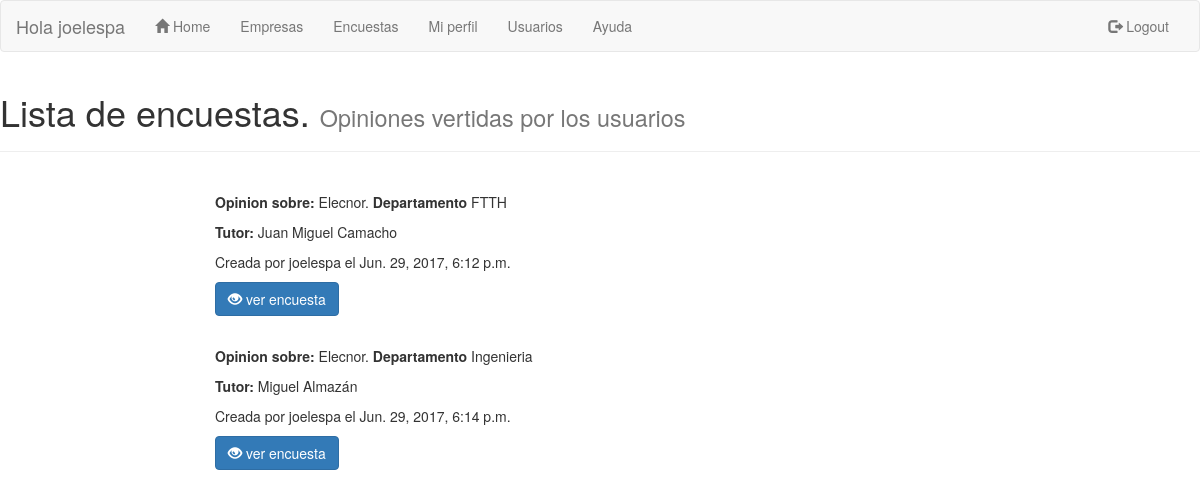
Before: /encuesta/ (signed in) with the older database file.
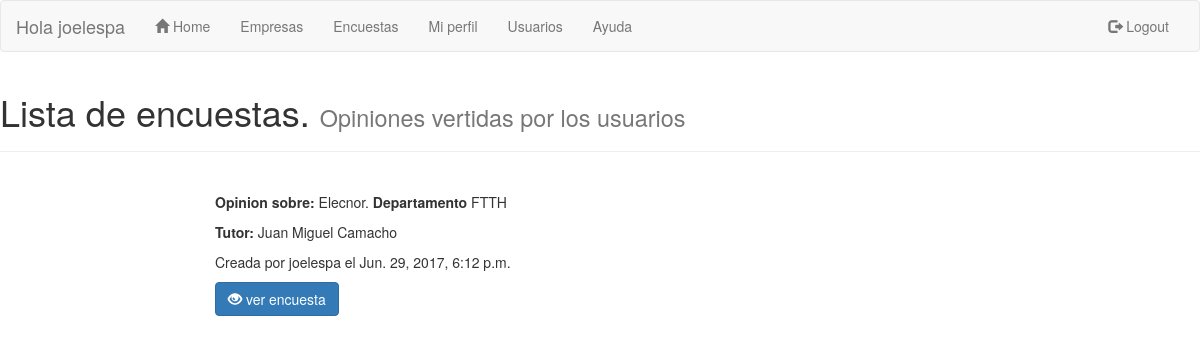
After: the same page with the newer database file.
### sopa/models.py (models this page shows)
class encuestas (models.Model):
    user = models.TextField(max_length=20,null=True,blank=True,default='')
    nombre_empresa = models.TextField(max_length=30,null=True,blank=True,default='')
    tutor = models.TextField(max_length=20,null=True,blank=True,default='')
    departamento = models.TextField(max_length=20,null=True,blank=True,default='')
    id_encuesta = models.IntegerField(null=True,blank=True,default='0')
    created_date = models.DateTimeField(default=timezone.now)
    pf1 = models.TextField(max_length=20,null=True,blank=True,default='')
    pf11 = models.TextField(max_length=20,null=True,blank=True,default='')
    pf2 = models.TextField(max_length=20,null=True,blank=True,default='')
    pf22 = models.TextField(max_length=20,null=True,blank=True,default='')
    pb1 = models.TextField(max_length=20,null=True,blank=True,default='')
    pb2 = models.TextField(max_length=20,null=True,blank=True,default='')
    pb3 = models.TextField(max_length=20,null=True,blank=True,default='')
    pb4 = models.TextField(max_length=20,null=True,blank=True,default='')
    ps1 = models.TextField(max_length=20,null=True,blank=True,default='')
    ps2 = models.TextField(max_length=20,null=True,blank=True,default='')
    ps3 = models.TextField(max_length=20,null=True,blank=True,default='')
    ps4 = models.TextField(max_length=20,null=True,blank=True,default='')
    ps5 = models.TextField(max_length=20,null=True,blank=True,default='')
    ps6 = models.TextField(max_length=20,null=True,blank=True,default='')
    ps7 = models.TextField(max_length=20,null=True,blank=True,default='')
    pa1 = models.TextField(max_length=20,null=True,blank=True,default='')
    pa2 = models.TextField(max_length=20,null=True,blank=True,default='')
    nota = models.IntegerField(null=True,blank=True,default='0')

### sopa/views.py (the view)
# urls.py: url(r'^encuesta/$', views.lista_encuestas, name='lista_encuestas'),
@login_required
def lista_encuestas(request):
    encuesta = encuestas.objects.all().order_by('created_date')
    return render(request, 'sopa/lista_encuestas.html', {'titulo': 'SOPA Encuestas' ,'encuestas' : encuesta})

### sopa/templates/sopa/lista_encuestas.html
{% extends "sopa/index.html" %}
{% block content %}
<div class="page-header">
  <h1>Lista de encuestas. <small>Opiniones vertidas por los usuarios</small></h1>
</div>
<br>
 <div class ="col-md-8 col-md-offset-2">
  {%for encuesta in encuestas%}
  <p><b>Opinion sobre:</b> {{encuesta.nombre_empresa}}.<b> Departamento</b> {{encuesta.departamento}}</p>
  <p><b>Tutor: </b>{{encuesta.tutor}}</p>
  <p>Creada por {{encuesta.user}} el {{encuesta.created_date}}</p>
  <p><a href= '/encuesta/detalle/{{encuesta.pk}}' class="btn btn-primary" role="button">
    <span class="glyphicon glyphicon-eye-open" aria-hidden="true"></span>    ver encuesta</a></span></p>
  <br>
{% endfor %}
{% endblock content %}

Changed rows visible on the page:
removed encuestas: nombre_empresa "Elecnor", departamento "Ingenieria", tutor "Miguel Almazán", user "joelespa", created_date "Jun. 29, 2017, 6:14 p.m."
